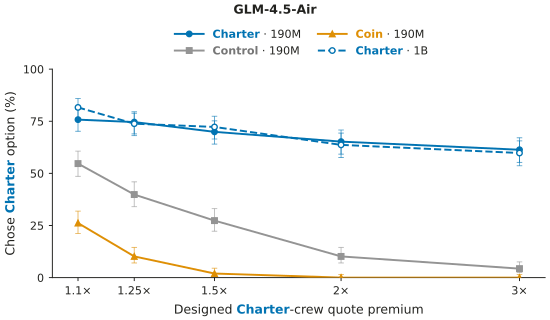

Write Python code to recreate this figure.
#!/usr/bin/env python3
"""Archived harder-episode v1 cost sweep across midtraining token budgets.

Run with:
    uv run --no-project --with matplotlib --with huggingface-hub python \
        paper/figures/dispatch/dispatch_costsweep_glm_budgets.py

Select --model glm (default), gemma12b, or gemma27b.
Variants use --charter-only, --no-ci, --eft, and --metric. All outputs go to
scratch/ by default. Scores use common.py's local-first / Hub loader.

The requested third budget (~20M, glm45_air_20m_legacy) has no cost-sweep
battery: origin/sid/dispatch-final-v1's dispatch_final_v1/MODEL_REGISTRY.md
and MODEL_REGISTRY.yaml explicitly record this. Do not substitute its main
eval scores. The 1B budget has only the Charter arm, with no matched control.

Intervals are pointwise 95% Wilson intervals over episodes, not training-seed
uncertainty. The 190M mixed_* endpoints use the old narrow 2% draw; the 1B
mixed_* endpoints were balanced from the start, so those are not matched EFT
interventions. The default agreement endpoint avoids that difference.
"""

from __future__ import annotations

import argparse
import json
import sys
from pathlib import Path

sys.path.insert(0, str(Path(__file__).resolve().parents[2]))

import common
import matplotlib
from scimt.viz import paper as ps
import clause_plot
from matplotlib.lines import Line2D
from dispatch_costsweep_glm_harder_episodes import ARMS, EFT, METRIC_LABEL, endpoint_key

# Explicit campaign coverage: a missing expected file must fail loudly.
ALL_ARMS = ("charter", "control", "coin")
MODELS = {"glm": "GLM-4.5-Air", "gemma12b": "Gemma-3 12B",
          "gemma27b": "Gemma-3 27B"}
BUDGETS = {"glm": (
    ("glm45_air_190m", "190M", "-", ("charter", "control", "coin")),
    ("glm45_air_1b", "1B", "--", ("charter",)),
), "gemma12b": (
    ("gemma3_12b_1m", "1M", ":", ALL_ARMS),
    ("gemma3_12b_5m", "5M", "--", ALL_ARMS),
    ("gemma3_12b_19m", "19M", "-.", ALL_ARMS),
    ("gemma3_12b_50m_4ep", "50M", "-", ALL_ARMS),
), "gemma27b": (
    ("gemma3_27b_5m", "5M", ":", ALL_ARMS),
    ("gemma3_27b_19m", "19M", "--", ALL_ARMS),
    ("gemma3_27b_50m", "50M", "-.", ALL_ARMS),
    ("gemma3_27b_190m", "190M", "-", ALL_ARMS),
)}


def collect(eft, charter_only=False, model="glm"):
    cached = Path(__file__).resolve().parent / f"dispatch_costsweep_{model}_budgets_harder_episodes.json"
    if eft == "agreement" and cached.exists():
        doc = json.loads(cached.read_text())
        rows = [r for r in doc["series"] if not charter_only or r["arm"] == "charter"]
        return rows, doc["sources"]
    series, sources = [], []
    for profile, budget, linestyle, available in BUDGETS[model]:
        for arm, label, colour, marker in ARMS:
            if arm not in available or (charter_only and arm != "charter"):
                continue
            scores = common.load_scores(profile, arm, "costsweep")
            rows = sorted(scores.doc["result"][endpoint_key(eft)],
                          key=lambda row: row["bin_index"])
            if not rows or any(row["n"] <= 0 or row.get("n_missing", 0)
                               for row in rows):
                raise ValueError(f"Incomplete cost sweep: {scores.path}")
            series.append(dict(profile=profile, budget=budget, arm=arm,
                               label=f"{label.removesuffix(' midtrain')} · {budget}",
                               colour=colour, marker=marker, linestyle=linestyle,
                               points=rows))
            sources.append(scores.path)
    premiums = [row["requested_ratio"] for row in series[0]["points"]]
    if any([row["requested_ratio"] for row in entry["points"]] != premiums
           for entry in series):
        raise ValueError("Cost-sweep premium grids differ")
    return series, sources


def draw(series, args):
    if args.fontsize < ps.MIN_FONT_PT:
        raise ValueError("House-style text must be at least 8 pt")
    colours = {"charter": ps.CHARTER, "control": ps.GREY, "coin": ps.COIN}
    with matplotlib.rc_context(ps.rc()):
        fig, ax = ps.figure(args.height, width_frac=args.width_frac)
        for entry in series:
            points = entry["points"]
            xs = [p["requested_ratio"] for p in points]
            ys = [100 * p["rates"].get(args.metric, 0.0) for p in points]
            colour = colours[entry["arm"]]
            ax.plot(xs, ys, color=colour, ls=entry["linestyle"],
                    marker=entry["marker"], ms=4, lw=1.4,
                    mfc="white" if entry["budget"] == "1B" else colour,
                    label=entry["label"], zorder=3)
            if args.ci:
                intervals = [common.wilson(p["rates"].get(args.metric, 0.0), p["n"])
                             for p in points]
                ax.errorbar(xs, ys, yerr=[[100 * i[j] for i in intervals] for j in (0, 1)],
                            fmt="none", ecolor=colour, alpha=0.6,
                            elinewidth=0.7, capsize=2, capthick=0.7, zorder=2)
        ax.set_xscale("log")
        ax.set_xticks(xs, labels=[f"{x:g}×" for x in xs])
        ax.minorticks_off()
        ax.set_xlim(xs[0] / 1.06, xs[-1] * 1.06)
        ax.set_ylim(0, 100)
        ax.set_yticks([0, 25, 50, 75, 100])
        ax.set_xlabel("Designed Charter-crew quote premium")
        ax.set_ylabel(METRIC_LABEL[args.metric])
        fig.suptitle(MODELS[args.model])
        if args.model == "glm":
            ax.legend(loc="lower center", bbox_to_anchor=(0.5, 1.01), ncol=2,
                      columnspacing=2, handlelength=2.6)
        else:
            arms = [Line2D([], [], color=colours[arm], marker=marker, lw=1.4,
                           label=label) for arm, label, _, marker in ARMS
                    if not args.charter_only or arm == "charter"]
            legend = ax.legend(handles=arms, loc="lower center", bbox_to_anchor=(0.5, 1.10),
                               ncol=len(arms), handlelength=1.5)
            ax.add_artist(legend)
            doses = [Line2D([], [], color=ps.INK, ls=ls, lw=1.4, label=budget)
                     for _, budget, ls, _ in BUDGETS[args.model]]
            ax.legend(handles=doses, loc="lower center", bbox_to_anchor=(0.5, 1.01),
                      ncol=len(doses), handlelength=2.6)
            # The second legend is an extra artist; reserve its own row so
            # constrained layout cannot put it under the figure title.
            ps.reserve_band(fig, top_in=0.20)
    return fig


def main():
    parser = argparse.ArgumentParser(description=__doc__.splitlines()[0])
    parser.add_argument("--model", choices=tuple(MODELS), default="glm")
    parser.add_argument("--eft", choices=tuple(EFT), default="agreement")
    parser.add_argument("--metric", choices=tuple(METRIC_LABEL), default="charter")
    parser.add_argument("--charter-only", action="store_true")
    parser.add_argument("--no-ci", dest="ci", action="store_false")
    parser.add_argument("--outdir", type=Path, default=Path(__file__).resolve().parent)
    parser.add_argument("--formats", default="pdf")
    parser.add_argument("--height", type=float, default=3.2)
    parser.add_argument("--width-frac", type=float, default=1.0)
    parser.add_argument("--fontsize", type=float, default=common.FONTSIZE)
    args = parser.parse_args()
    series, sources = collect(args.eft, args.charter_only, args.model)
    stem = f"dispatch_costsweep_{args.model}_budgets"
    if args.eft != "agreement":
        stem += f"_{args.eft}"
    if args.metric != "charter":
        stem += f"_{args.metric}"
    if args.charter_only:
        stem += "_charter_only"
    if not args.ci:
        stem += "_no_ci"
    stem += "_harder_episodes"
    for entry in series:
        for p in entry["points"]:
            print(f"{entry['label']:18s} {p['requested_ratio']:g}x "
                  f"{100 * p['rates'].get(args.metric, 0):5.1f}% n={p['n']}")
    for path in clause_plot.save(draw(series, args), stem, args.outdir,
                            args.formats.split(",")):
        print(f"  wrote {path}")
    # Reviewable numbers and source paths beside each draft, including all n's.
    (args.outdir / f"{stem}.json").write_text(json.dumps(dict(
        model=args.model, endpoint=endpoint_key(args.eft), metric=args.metric,
        sources=sources,
        unavailable_budget=("glm45_air_20m_legacy: no costsweep battery"
                            if args.model == "glm" else None),
        series=series), indent=2) + "\n")


if __name__ == "__main__":
    main()
